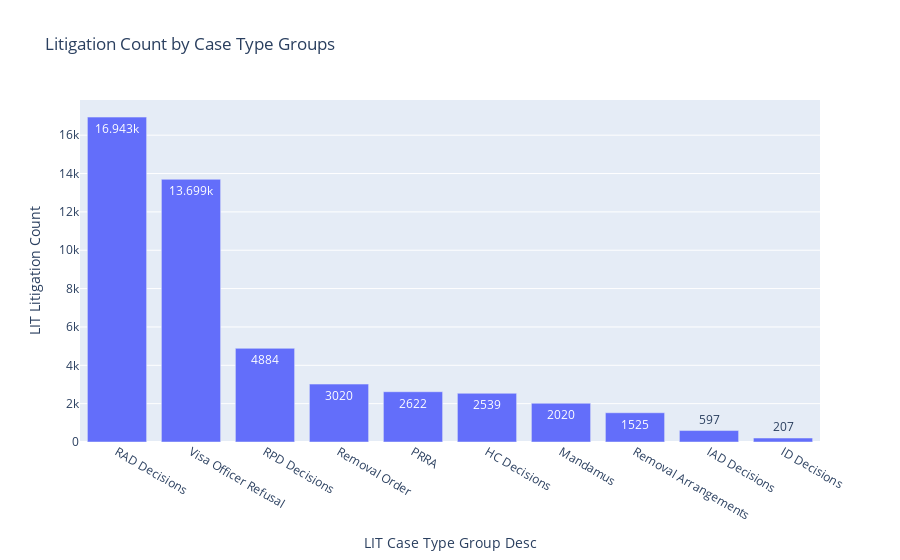

The cell this chart's notebook holds for it:
### Code cell
case_type_group = df.groupby("LIT Case Type Group Desc")["LIT Litigation Count"].sum().nlargest(10).reset_index()
fig = px.bar(case_type_group, x="LIT Case Type Group Desc", y="LIT Litigation Count",
             title="Litigation Count by Case Type Groups", text_auto=True)
fig.show()

### Figure 1 — Plotly figure (JSON) as saved in the notebook; plotly's stock layout.template omitted (floating-point values rounded to 4 significant figures)
{"data": [{"hovertemplate": "LIT Case Type Group Desc=%{x}<br>LIT Litigation Count=%{y}<extra></extra>", "legendgroup": "", "marker": {"color": "#636efa", "pattern": {"shape": ""}}, "name": "", "orientation": "v", "showlegend": false, "textposition": "auto", "texttemplate": "%{y}", "type": "bar", "x": ["RAD Decisions", "Visa Officer Refusal", "RPD Decisions", "Removal Order", "PRRA", "HC Decisions", "Mandamus", "Removal Arrangements", "IAD Decisions", "ID Decisions"], "xaxis": "x", "y": [16943, 13699, 4884, 3020, 2622, 2539, 2020, 1525, 597, 207], "yaxis": "y"}], "layout": {"barmode": "relative", "legend": {"tracegroupgap": 0}, "title": {"text": "Litigation Count by Case Type Groups"}, "xaxis": {"anchor": "y", "domain": [0, 1], "title": {"text": "LIT Case Type Group Desc"}}, "yaxis": {"anchor": "x", "domain": [0, 1], "title": {"text": "LIT Litigation Count"}}}}
